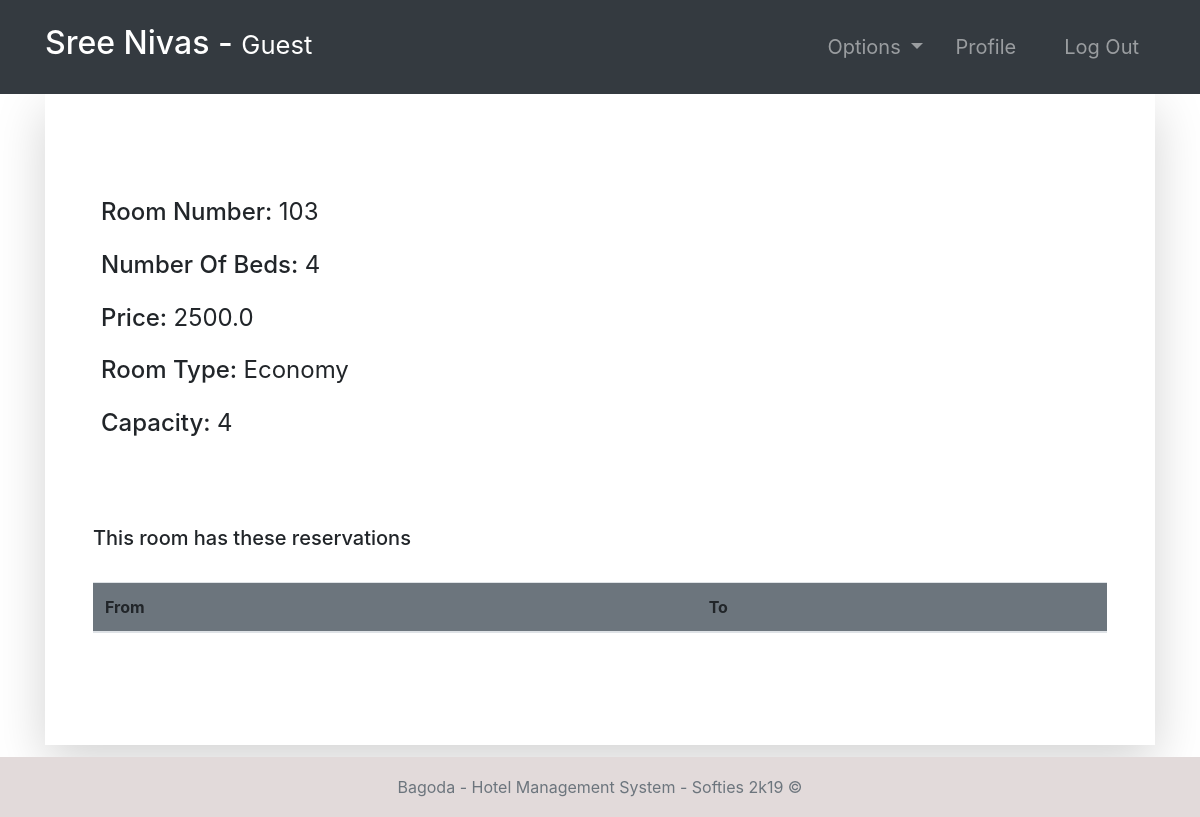
Before: /room-profile/103/ (signed in) with the older database file.
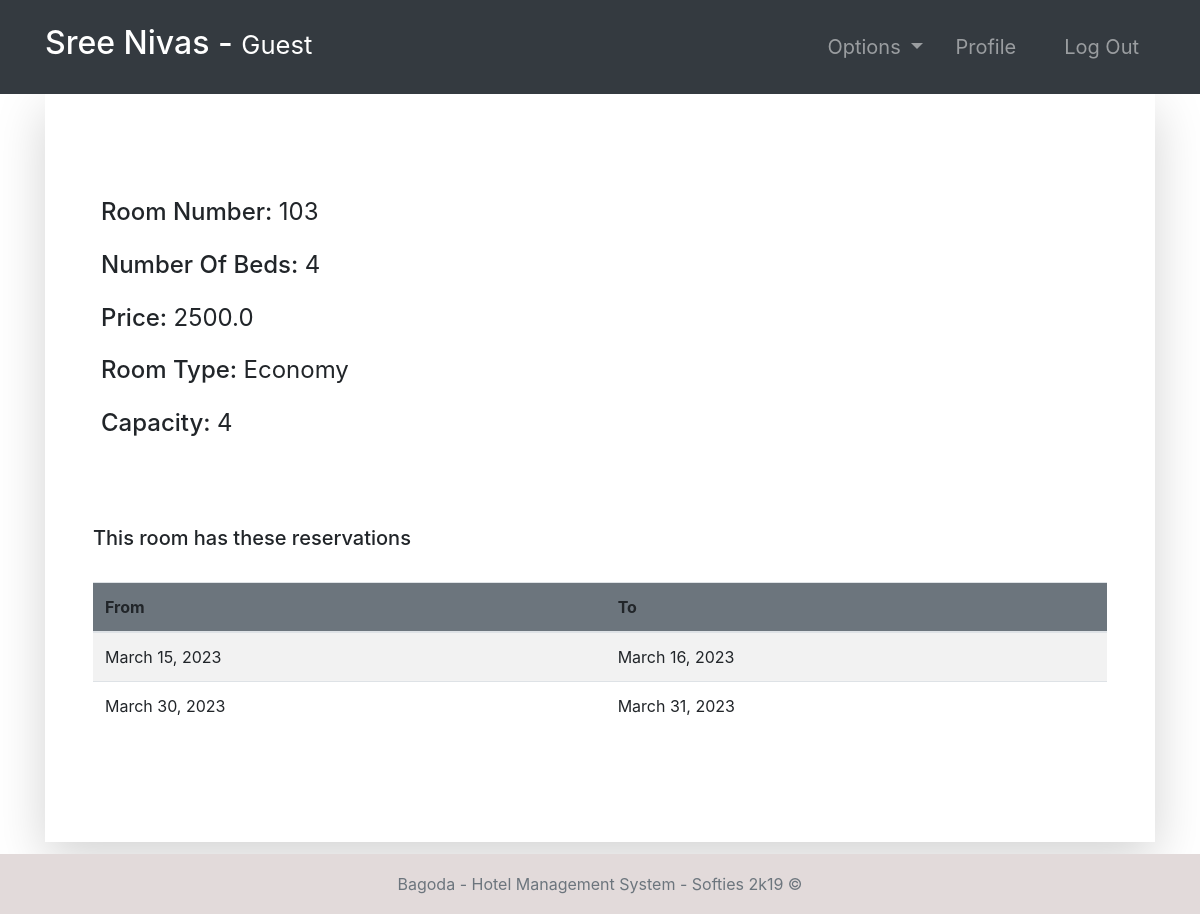
After: the same page with the newer database file.
### room/models.py (models this page shows, shortened)
class Booking(models.Model):
    roomNumber = models.ForeignKey(Room, on_delete=models.CASCADE)
    guest = models.ForeignKey(Guest, null=True, on_delete=models.CASCADE)
    dateOfReservation = models.DateField(default=timezone.now)
    startDate = models.DateField()
    endDate = models.DateField()

### room/views.py (the view, shortened to what this page needs)
# urls.py: path('room-profile/<str:id>/', room_profile, name="room-profile"),
@login_required(login_url='login')
def room_profile(request, id):
    role = str(request.user.groups.all()[0])
    path = role + "/"
    tempRoom = Room.objects.get(number=id)
    bookings = Booking.objects.filter(roomNumber=tempRoom)
    guests = Guest.objects.all()
    bookings2 = Booking.objects.all()
    context = {
        "role": role,
        "bookings": bookings,
        "room": tempRoom,
        "guests": guests,
        "bookings2": bookings2
    }
    return render(request, path + "room-profile.html", context)

### accounts/models.py (called while the page is built)
    def currentRoom(self):
        from room.models import Booking
        booking = Booking.objects.filter(guest=self).last()
        return booking.roomNumber

### room/models.py (called while the page is built)
    def __str__(self):
        return str(self.number)

### Templates/guest/room-profile.html
{% extends '../index.html' %}
{% block context %}
{% include '../common_pages/room-profile.html' %}
{% endblock %}

### Templates/common_pages/room-profile.html (shortened to what this page needs)
<div class="container">
    <div class="shadow-lg p-5">
        <div class="row mt-5">
            <div class="col-6">
                <div class="p-2 h4">
                    <span>Room Number:</span>
                    <span class="font-weight-normal">{{room.number}}</span>
                </div>
                <div class="p-2 h4">
                    <span>Number Of Beds:</span>
                    <span class="font-weight-normal">{{room.numberOfBeds}}</span>
                </div>
                <div class="p-2 h4">
                    <span>Price:</span>
                    <span class="font-weight-normal">{{room.price}}</span>
                </div>
                <div class="p-2 h4">
                    <span>Room Type:</span>
                    <span class="font-weight-normal">{{ room.roomType }}</span>
                </div>
                <div class="p-2 h4">
                    <span>Capacity: </span>
                    <span class="font-weight-normal">{{room.capacity}}</span>
                </div>
            </div>
            <div class="col-6">
                <br>
            </div>
        </div>
        <br>
        <div class="table-responsive table-striped my-5">
            <div class="table-header row">
                <div class="col-sm-12 col-md-12 col-lg-4 mb-4">
                    <h5>This room has these reservations</h5>
                </div>
            </div>
            <table class="table table-hover table-striped">
                <thead class="bg-secondary rounded">
                    <tr>
                        <th>From </th>
                        <th>To</th>
                    </tr>
                </thead>
                <tbody>
                    {% for bo in bookings %}
                    <tr>
                        <td>{{bo.startDate}}</td>
                        <td>{{bo.endDate}}</td>
                    </tr>
                    {% endfor %}
                </tbody>
            </table>
        </div>
    </div>
</div>

Changed rows visible on the page:
added Booking: startDate "March 15, 2023", endDate "March 16, 2023"
added Booking: startDate "March 30, 2023", endDate "March 31, 2023"
